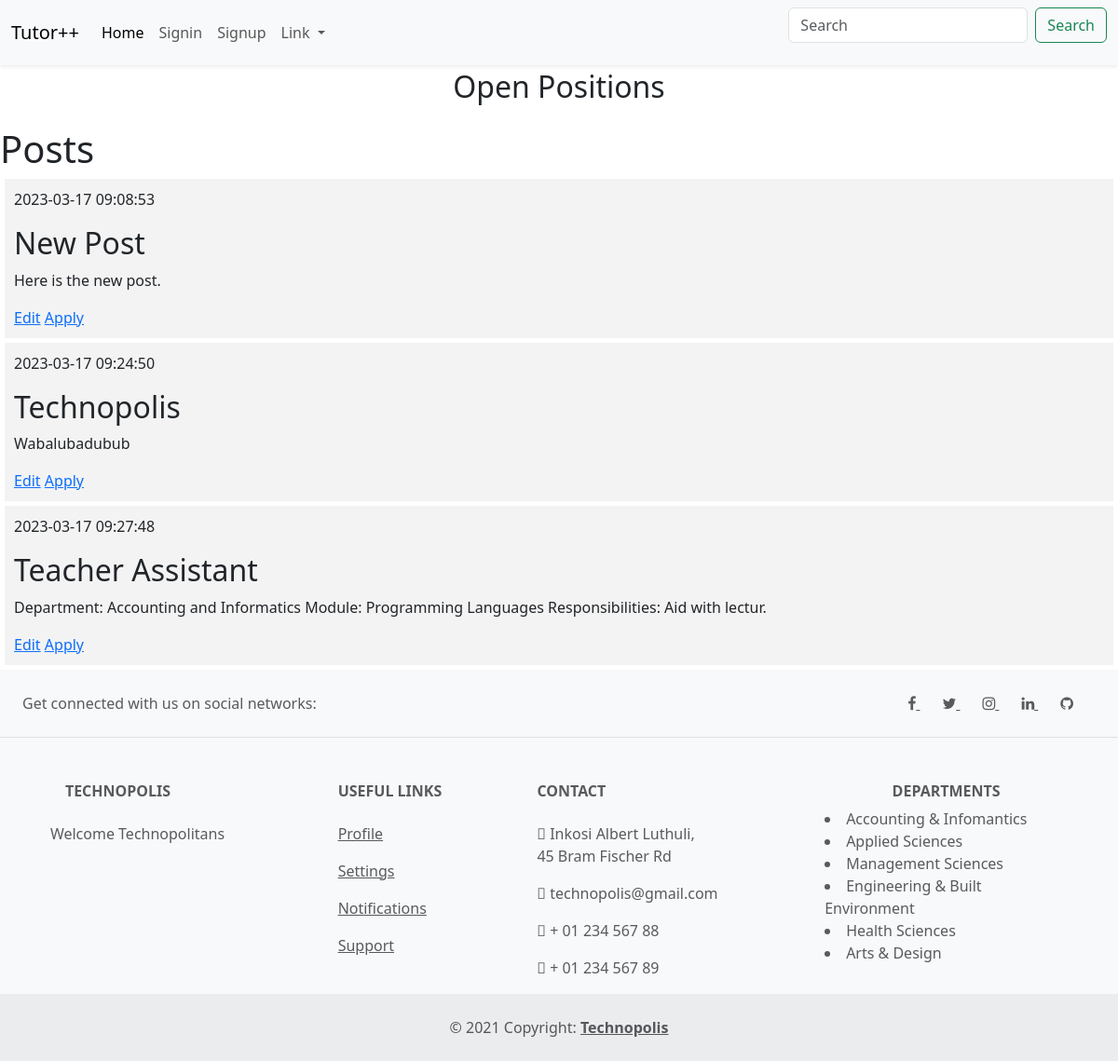
The page /index on the database as committed earlier.
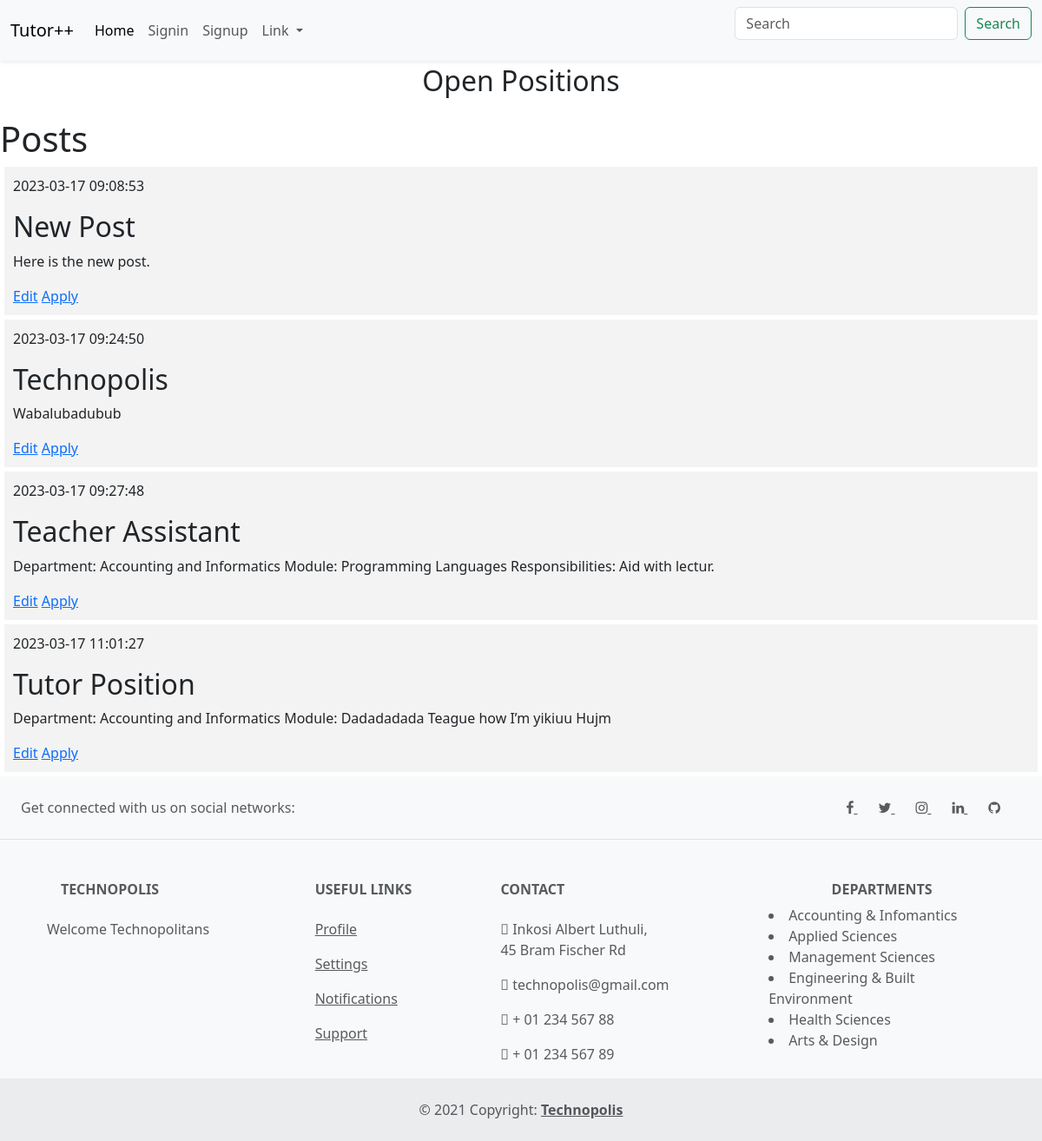
The same page on the database as committed later.
### tables this page shows
CREATE TABLE posts (
    id INTEGER PRIMARY KEY AUTOINCREMENT,
    created TIMESTAMP NOT NULL DEFAULT CURRENT_TIMESTAMP,
    title TEXT NOT NULL,
    content TEXT NOT NULL
);

### app.py (the view)
@app.route('/index')
def index():
    conn = get_db_connection()
    posts = conn.execute('SELECT * FROM posts').fetchall()
    conn.close()
    return render_template('index.html', posts=posts)

### app.py (called while the page is built)
def get_db_connection():
    conn = sqlite3.connect('database.db')
    conn.row_factory = sqlite3.Row
    return conn

### templates/index.html
{% extends 'availpositions.html' %}
{% block content %}
    <h1>{% block title %} Posts {% endblock %}</h1>
    {% for post in posts %}
        <div class='post'>
            <p>{{ post['created'] }}</p>
            <h2>{{ post['title'] }}</h2>
            <p>{{ post['content'] }}</p>
            <a href="{{ url_for('edit', id=post['id'] )}}">Edit</a>
            <a href="https://technopolis.sansprogram.repl.co/application/">Apply</a>
        </div>
    {% endfor %}
{% endblock %}

### templates/availpositions.html (shortened to what this page needs)
<DOCTYPE! html>
  <html>
    <head>
  <link href="https://cdn.jsdelivr.net/npm/bootstrap@5.3.0-alpha1/dist/css/bootstrap.min.css" rel="stylesheet">
  </head>
    <body>
      {% include 'nav.html' %}
      <h2 class="text-center mt-2 mb-4">Open Positions</h2>
      <div class="content">
        {% block content %} {% endblock %}
      </div>
      {% include 'footer.html' %}
    </body>
  </html>

### templates/nav.html (shortened to what this page needs)
<nav class="navbar shadow-sm navbar-expand-lg bg-body-tertiary fixed-top">
  <div class="container-fluid">
    <a class="navbar-brand" href="https://technopolis.sansprogram.repl.co">Tutor++</a>
    <div class="collapse navbar-collapse" id="navbarScroll">
      <ul class="navbar-nav me-auto my-2 my-lg-0 navbar-nav-scroll" style="--bs-scroll-height: 100px;">
        <li class="nav-item">
          <a class="nav-link active" aria-current="page" href="https://technopolis.sansprogram.repl.co">Home</a>
        </li>
        <li class="nav-item">
          <a class="nav-link" href="https://technopolis.sansprogram.repl.co/login/">Signin</a>
        </li>
        <li class="nav-item">
          <a class="nav-link" href=https://technopolis.sansprogram.repl.co/signup/>Signup</a>
        </li></br>
        <li class="nav-item dropdown">
          <a class="nav-link dropdown-toggle" href="#"  data-bs-toggle="dropdown" aria-expanded="true">
            Link
          </a>
        </li>
      </ul>
      <form class="d-flex" role="search">
        <input class="form-control me-2" type="search" placeholder="Search" aria-label="Search">
        <button class="btn btn-outline-success" type="submit">Search</button>
      </form>
    </div>
  </div>
</nav>
<div style="height: 66px"></div>

### templates/footer.html (shortened to what this page needs)
<footer class="text-center text-lg-start bg-light text-muted">
  <section class="d-flex justify-content-center justify-content-lg-between p-4 border-bottom">
    <div class="me-5 d-none d-lg-block">
      <span>Get connected with us on social networks:</span>
    </div>
    <link rel="stylesheet" href="https://cdnjs.cloudflare.com/ajax/libs/font-awesome/4.7.0/css/font-awesome.min.css">
    <div>
      <a href="https://facebook.com" class="me-4 text-reset">
        <i class="fa fa-facebook"></i>
      </a>
      <a href="https://twitter.com" class="me-4 text-reset">
        <i class="fa fa-twitter"></i>
      </a>
      <a href="https://instagram.com" class="me-4 text-reset">
        <i class="fa fa-instagram"></i>
      </a>
      <a href="https://za.linkedin.com" class="me-4 text-reset">
        <i class="fa fa-linkedin"></i>
      </a>
      <a href="https://github.com" class="me-4 text-reset">
        <i class="fa fa-github"></i>
      </a>
    </div>
  </section>
  <section class="">
    <div class="container text-center text-md-start mt-5">
      <div class="row mt-3">
        <div class="col-md-3 col-lg-4 col-xl-3 mx-auto mb-4">
          <h6 class="text-uppercase fw-bold mb-4">
            Technopolis
          </h6>
          <p>
            Welcome Technopolitans
          </p>
        </div>
        <div class="col-md-3 col-lg-2 col-xl-2 mx-auto mb-4">
          <h6 class="text-uppercase fw-bold mb-4">
            Useful links
          </h6>
          <p>
            <a href="https://technopolis.sansprogram.repl.co/myprofile" class="text-reset">Profile</a>
          </p>
          <p>
            <a href="#!" class="text-reset">Settings</a>
          </p>
          <p>
            <a href="#!" class="text-reset">Notifications</a>
          </p>
          <p>
            <a href="#!" class="text-reset">Support</a>
          </p>
        </div>
        <div class="col-md-4 col-lg-3 col-xl-3 mx-auto mb-md-0 mb-4">
          <h6 class="text-uppercase fw-bold mb-4">Contact</h6>
          <p><i class="fas fa-home mb-4"></i> Inkosi Albert Luthuli,<br> 45 Bram Fischer Rd</p>
          <p>
            <i class="fas fa-envelope mb-4"></i>
            technopolis@gmail.com
          </p>
          <p><i class="fas fa-phone mb-4"></i> + 01 234 567 88</p>
          <p><i class="fas fa-print mb-4 "></i> + 01 234 567 89</p>
        </div>
        <div class="col-md-5 col-lg-3 col-xl-3 mx-auto mb-md-0 mb-4">
          <h6 class="text-center text-uppercase fw-bold">Departments</h6>
            <li>Accounting & Infomantics</li>
            <li>Applied Sciences</li>
            <li>Management Sciences</li>
            <li>Engineering & Built Environment</li>
            <li>Health Sciences</li>
            <li>Arts & Design</li>
        </div>
      </div>
    </div>
  </section>
  <div class="text-center p-4" style="background-color: rgba(0, 0, 0, 0.05);">
    © 2021 Copyright:
    <a class="text-reset fw-bold" href="https://mdbootstrap.com/">Technopolis</a>
  </div>
</footer>

### templates/availpositions.html (style rules this page uses)
.post { padding: 10px; margin: 5px; background-color: #f3f3f3 }

Rows that differ between the two databases and show on the page:
added posts: created "2023-03-17 11:01:27", title "Tutor Position", content "Department: Accounting and Informatics Module: Dadadadada Teague how I’m yikiuu Hujm"
